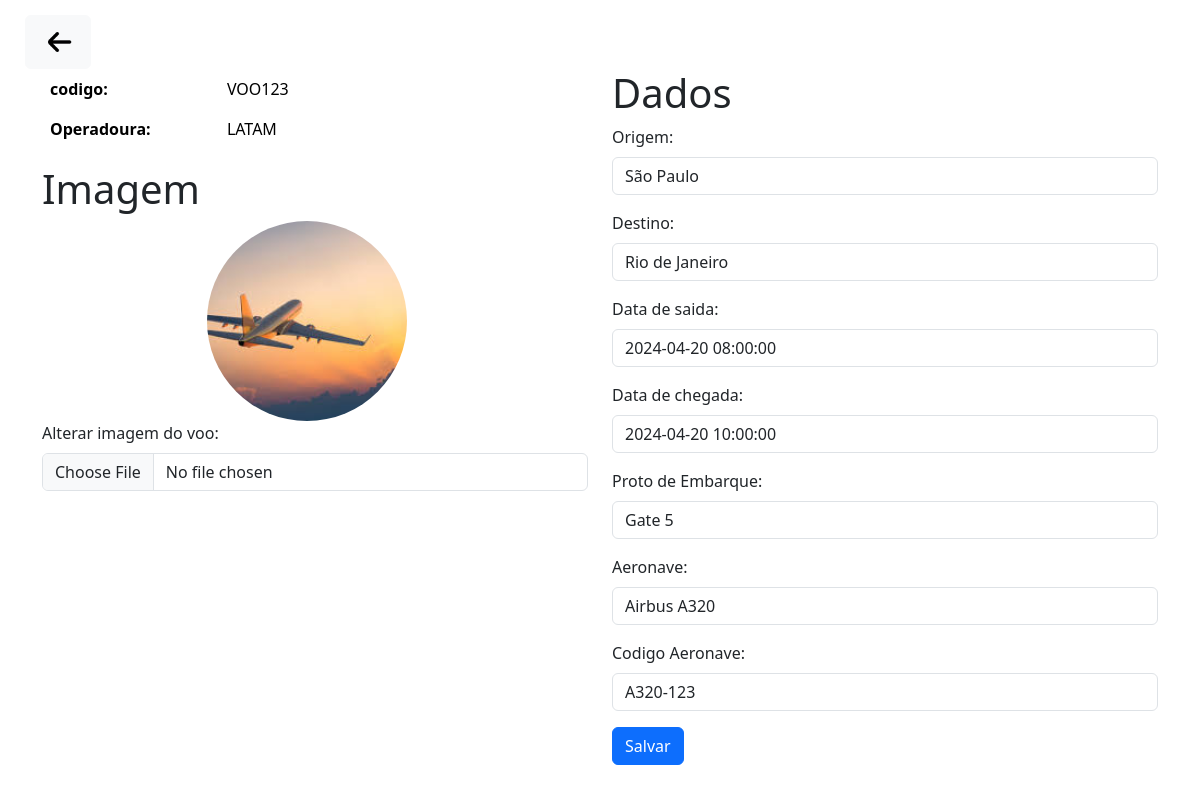
The app's page /admListVoos/editVoo.php?id=1 (signed in) with its own data.
### tables this page shows
CREATE TABLE VOOS (
    ID_VOO INT PRIMARY KEY AUTO_INCREMENT NOT NULL,
    CODIGO_VOO VARCHAR(100) UNIQUE NOT NULL,
    LOCAL_DE_ORIGEM VARCHAR(100) NOT NULL,
    LOCAL_DE_DESTINO VARCHAR(100) NOT NULL,
    DATA_IDA VARCHAR(100) NOT NULL,
    DATA_CHEGADA VARCHAR(100) NOT NULL,
    PORTAO_EMBARQUE VARCHAR(100) NOT NULL,
    AERONAVE VARCHAR(100) NOT NULL,
    CODIGO_AERONAVE VARCHAR(100) NOT NULL,
    OPERADORA VARCHAR(100) NOT NULL,
    VOOIMAGEMPATH VARCHAR(200) NOT NULL
);

### admListVoos/editVoo.php (the view, shortened to what this page needs)
<?php
include('../connections/connection.php');
?>
    <!DOCTYPE html>
<html lang="pt-br">
<head>
    <link rel="stylesheet" href="comfig.css">
    <link rel="stylesheet" href="../node_modules/bootstrap/dist/css/bootstrap.min.css">
</head>
    <div class="toast-container position-fixed bottom-0 end-0 p-3">
        </div>
    </html>
<?php
 $id = $_GET["id"];
 $sql = "SELECT ID_VOO, CODIGO_VOO, LOCAL_DE_ORIGEM, LOCAL_DE_DESTINO, DATA_IDA, DATA_CHEGADA, PORTAO_EMBARQUE, AERONAVE, CODIGO_AERONAVE, OPERADORA, VOOIMAGEMPATH FROM VOOS WHERE ID_VOO = $id";
 $result = $conn->query($sql);
 if ($result->num_rows > 0) {
     while($row = $result->fetch_assoc()) {
         $CODIGO_VOO = $row["CODIGO_VOO"];
         $ORIGEM = $row["LOCAL_DE_ORIGEM"];
         $DESTINO = $row["LOCAL_DE_DESTINO"];
         $DATA_IDA = $row["DATA_IDA"];
         $DATA_CHEGADA = $row["DATA_CHEGADA"];
         $PORTAO_EMBARQUE = $row["PORTAO_EMBARQUE"];
         $AERONAVE = $row["AERONAVE"];
         $CODIGO_AERONAVE = $row["CODIGO_AERONAVE"];
         $OPERADORA = $row["OPERADORA"];
         $atualVooImagePath = $row["VOOIMAGEMPATH"];
     }
 }
?>
<body>
    <div id="conteinerButtom">
        <a id="botaoVoltar" type="button" class="btn btn-light" href="./listVoos.php"><img src="../imagens/iconVoltar.png" alt="voltarHome" style="width: 40px; height: 40px"></a>
    </div>
    <div class="container">
        <div class="row">
            <div class="col">
                    <table class="table  table-borderless" id="conteinerDadados">
                       <tr>
                        <th class="" scope="row">codigo:</th>
                        <td ><?php echo $CODIGO_VOO ?></td>
                       </tr>
                       <tr>
                         <th class="" scope="row">Operadoura:</th>
                         <td ><?php echo $OPERADORA ?></td>
                        </tr>
                    </table>
                <h1>Imagem</h1>
                <div class="">
                    <div>
                        <div id="comtImgUser">
                            <img height="175px" id="userImg" src="<?php echo $atualVooImagePath ?>" alt="">
                        </div>
                        <div>
                            <form method="POST" enctype="multipart/form-data">
                                <div class="mb-3">
                                    <label for="formFile" class="form-label">Alterar imagem do voo:</label>
                                    <input name="userImg" class="form-control" type="file" id="formFile">
                                </div>
                                <br>
                        </div>
                    </div>
                </div>
            </div>
            <div class="col">
                <h1>Dados</h1>
                    <div class="mb-3">
                        <label for="exampleFormControlInput1" class="form-label">Origem:</label>
                        <input type="text"  name="txtOrigem" class="form-control" id="exampleFormControlInput1" value="<?php echo $ORIGEM ?>">
                    </div>
                    <div class="mb-3">
                        <label for="exampleFormControlInput1" class="form-label">Destino:</label>
                        <input type="txt" name="txtDestino" class="form-control" id="exampleFormControlInput2" value="<?php echo $DESTINO ?>">
                    </div>
                    <div class="mb-3">
                        <label for="exampleFormControlInput1" class="form-label">Data de saida:</label>
                        <input type="txt" name="txtData_Ida" class="form-control" id="exampleFormControlInput1" value="<?php echo $DATA_IDA ?>">
                    </div>
                    <div class="mb-3">
                        <label for="exampleFormControlInput1" class="form-label">Data de chegada:</label>
                        <input type="txt" name="txtData_Chegada" class="form-control" id="exampleFormControlInput1" value="<?php echo $DATA_CHEGADA ?>">
                    </div>
                    <div class="mb-3">
                        <label for="exampleFormControlInput1" class="form-label">Proto de Embarque:</label>
                        <input type="txt" name="txtPortao_Embarque" class="form-control" id="exampleFormControlInput1" value="<?php echo $PORTAO_EMBARQUE ?>">
                    </div>
                    <div class="mb-3">
                        <label for="exampleFormControlInput1" class="form-label">Aeronave:</label>
                        <input type="txt" name="txtAeronave" class="form-control" id="exampleFormControlInput1" value="<?php echo $AERONAVE ?>">
                    </div>
                    <div class="mb-3">
                        <label for="exampleFormControlInput1" class="form-label">Codigo Aeronave:</label>
                        <input type="txt" name="txtCodigoAeronave" class="form-control" id="exampleFormControlInput1" value="<?php echo $CODIGO_AERONAVE ?>">
                    </div>
                    <button name="atualizarDados" class="btn btn-primary mb-3" type="submit">Salvar</button>
            </div>
        </div>
    </div>
</body>
</html>

### admListPassagens/comfig.css (style rules this page uses)
#botaoVoltar { margin-top: 15px; margin-left: 25px; }
#comtImgUser { width: 200px; height: 200px; border-radius: 299px; overflow: hidden; position: relative; left: 165px; }
#userImg { width: 100%; height: 100%; object-fit: cover; }
#conteinerDadados { width: 295px !important; }

### records on screen
voos: CODIGO_VOO "VOO123", OPERADORA "LATAM", VOOIMAGEMPATH (picture), txtOrigem "São Paulo", txtDestino "Rio de Janeiro", txtData_Ida "2024-04-20 08:00:00", txtData_Chegada "2024-04-20 10:00:00", txtPortao_Embarque "Gate 5", txtAeronave "Airbus A320", txtCodigoAeronave "A320-123"
